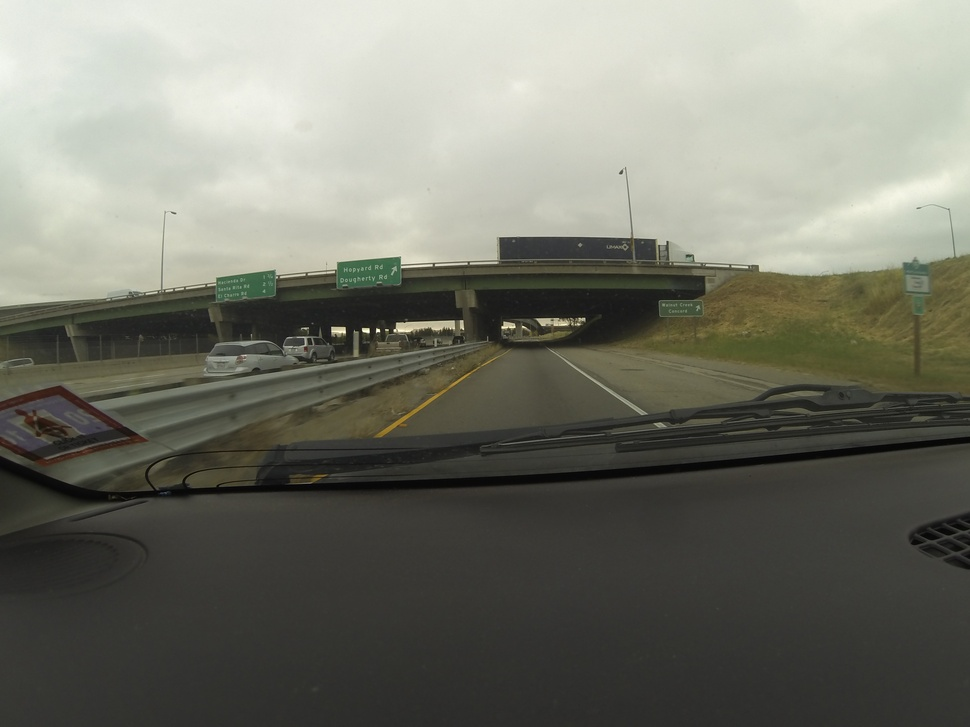
//> input picture G0014107.JPG, 970 x 727 px, shrunk from 4000 x 3000 before the run
$ ./findrect   (built with g++ and OpenCV 4)
//> lines starting //> are read from the running program, lines starting //| are printed output that depends on the picture; after the words box and inside, x2 and y2 are one past the last pixel; in counts of white or black regions, pixels touching at a corner belong together
#include <stdio.h>
#include <iostream>
#include <cv.h>
#include <highgui.h>

#include "opencv2/core/core.hpp"
#include "opencv2/features2d/features2d.hpp"
#include "opencv2/highgui/highgui.hpp"
#include "opencv2/calib3d/calib3d.hpp"
#include "opencv2/nonfree/nonfree.hpp"
using namespace cv;

const float kRescaleFactor = 0.35;

int main()
{
    cv::Mat input = cv::imread("../G0014107.JPG");
//> input is the input picture: 727 rows x 970 cols, CV_8UC3; mean B, G, R 107.3, 118.1, 117.2

    // convert to grayscale (you could load as grayscale instead)
    cv::Mat gray;
    cv::cvtColor(input,gray, CV_BGR2GRAY);
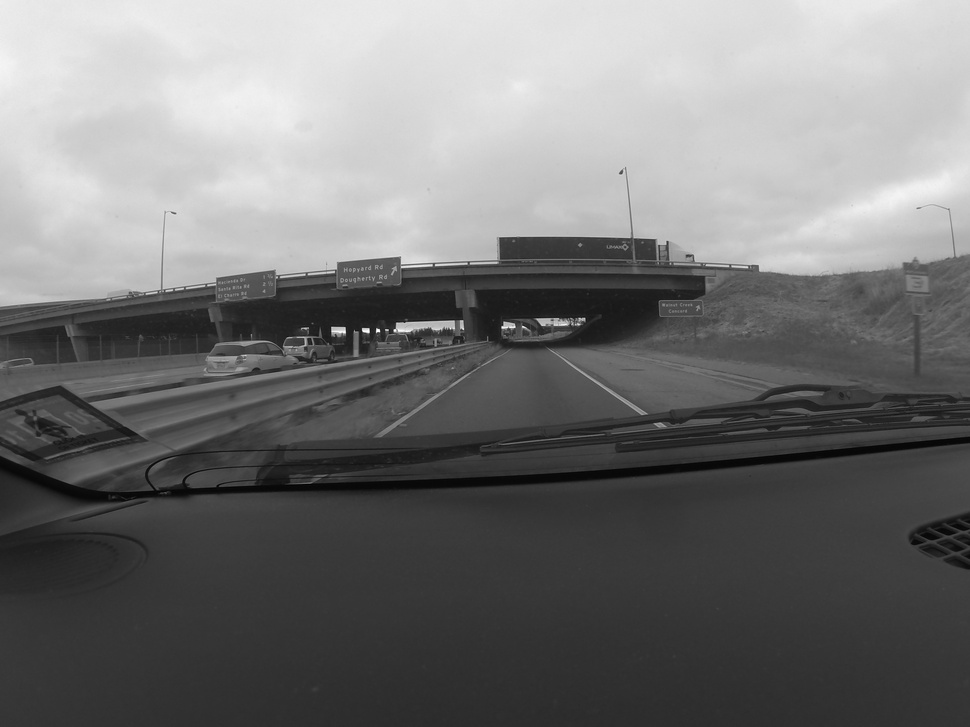
//> gray: 727 rows x 970 cols, CV_8UC1; min 1, max 253, mean 116.7

    // compute mask (you could use a simple threshold if the image is always as good as the one you provided)
    cv::Mat mask;
    cv::threshold(gray, mask, 0, 255, CV_THRESH_BINARY_INV | CV_THRESH_OTSU);
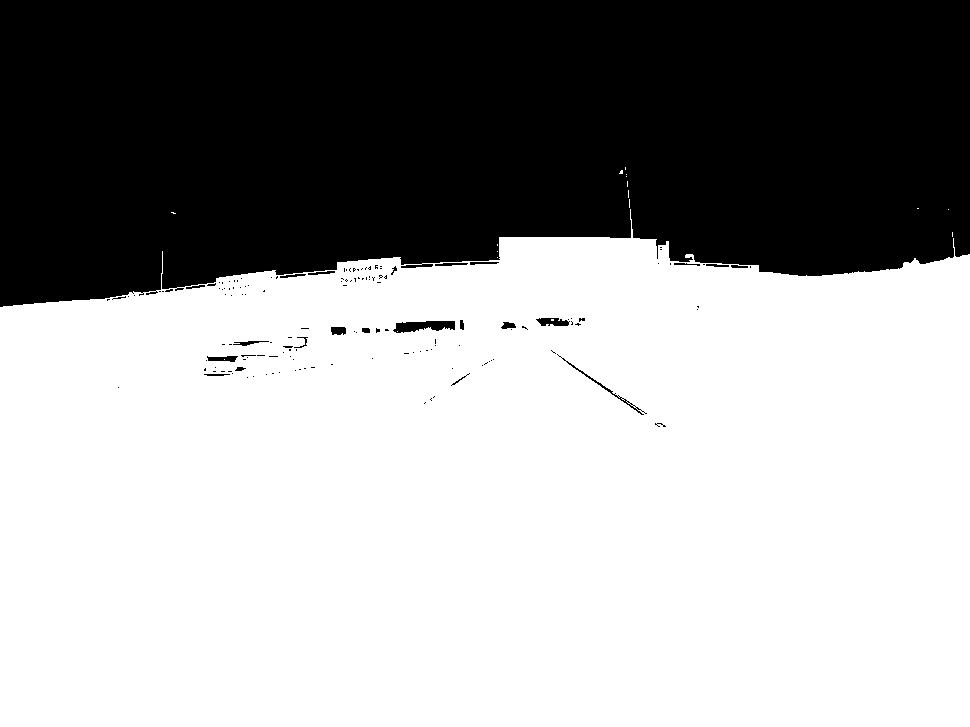
//> mask: 727 rows x 970 cols, CV_8UC1; 62.8% white; 151 black regions (128 under 20 px)

    // find contours (if always so easy to segment as your image, you could just add the black/rect pixels to a vector)
    std::vector<std::vector<cv::Point> > contours;
    std::vector<cv::Vec4i> hierarchy;
    cv::findContours(mask,contours, CV_RETR_EXTERNAL, CV_CHAIN_APPROX_SIMPLE);
//> contours = 15 contours, 14 with area under 20; largest, box (x1, y1, x2, y2) and area: (0, 209, 970, 727) 443676

    /// Draw contours and find biggest contour (if there are other contours in the image, we assume the biggest one is the desired rect)
    // drawing here is only for demonstration!
    int biggestContourIdx = -1;
    float biggestContourArea = 0;
    cv::Mat drawing = cv::Mat::zeros( mask.size(), CV_8UC3 );
    for( int i = 0; i< contours.size(); i++ )
    {
        cv::Scalar color = cv::Scalar(0, 100, 0);
        drawContours( drawing, contours, i, color, 1, 8, hierarchy, 0, cv::Point() );

        float ctArea= cv::contourArea(contours[i]);
        if(ctArea > biggestContourArea)
        {
            biggestContourArea = ctArea;
            biggestContourIdx = i;
        }
    }
//> this loop made 15 passes
//> (ctArea, biggestContourArea) on pass 7: (443676.5, 443676.5)
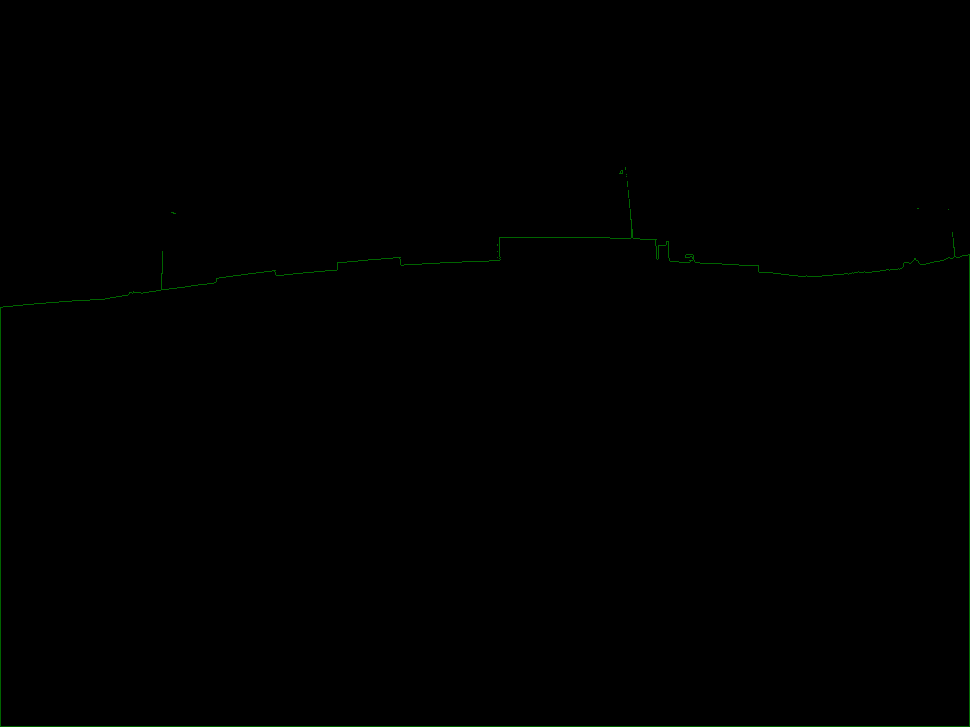
//> drawing: 727 rows x 970 cols, CV_8UC3; mean B, G, R 0, 0.4, 0
//> after the loop, biggestContourArea = 443676.5; biggestContourIdx = 6

    // if no contour found
    if(biggestContourIdx < 0)
    {
        std::cout << "no contour found" << std::endl;
        return 1;
    }

    // compute the rotated bounding rect of the biggest contour! (this is the part that does what you want/need)
    cv::RotatedRect boundingBox = cv::minAreaRect(contours[biggestContourIdx]);
//> boundingBox = centre (484.5, 467.5), size (517, 969), angle -90
    // one thing to remark: this will compute the OUTER boundary box, so maybe you have to erode/dilate if you want something between the ragged lines


    // draw the rotated rect
    cv::Point2f corners[4];
    boundingBox.points(corners);
//> corners = 4 Points (x, y): [969, 726], [0, 726], [0, 209], [969, 209]
    cv::line(drawing, corners[0], corners[1], cv::Scalar(255,255,255));
    cv::line(drawing, corners[1], corners[2], cv::Scalar(255,255,255));
    cv::line(drawing, corners[2], corners[3], cv::Scalar(255,255,255));
    cv::line(drawing, corners[3], corners[0], cv::Scalar(255,255,255));
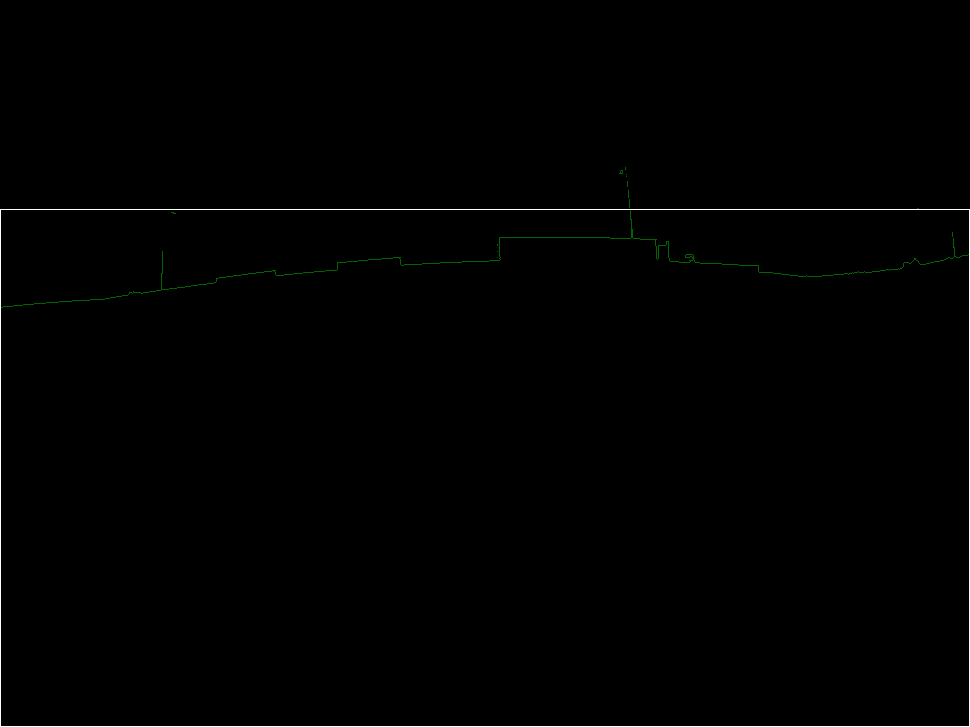
//> drawing: 727 rows x 970 cols, CV_8UC3; mean B, G, R 1.1, 1.3, 1.1

    // display
    cv::imshow("input", input);
    cv::imshow("drawing", drawing);
    cv::waitKey(0);

    cv::imwrite("rotatedRect.png",drawing);

    return 0;
}

$ run again, with G0014083.JPG copied over G0014107.JPG
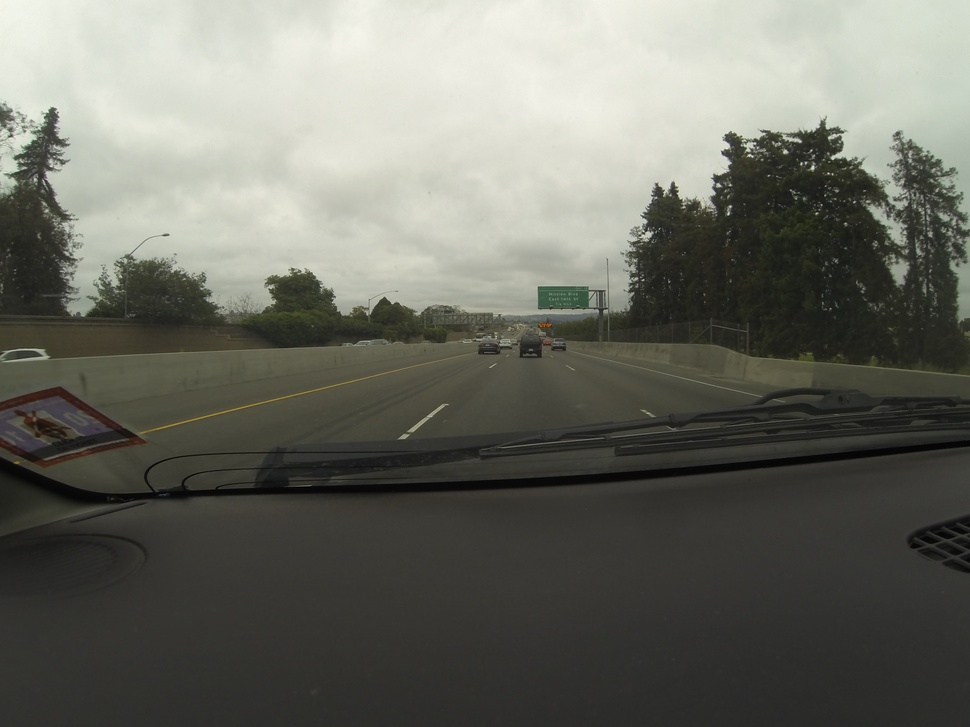
//> input picture G0014083.JPG, 970 x 727 px, shrunk from 4000 x 3000 before the run
//> input is the input picture: 727 rows x 970 cols, CV_8UC3; mean B, G, R 99.7, 108.4, 107.5
//> `cv::threshold(gray, mask, 0, 255, CV_THRESH_BINARY_INV | CV_THRESH_OTS..`:
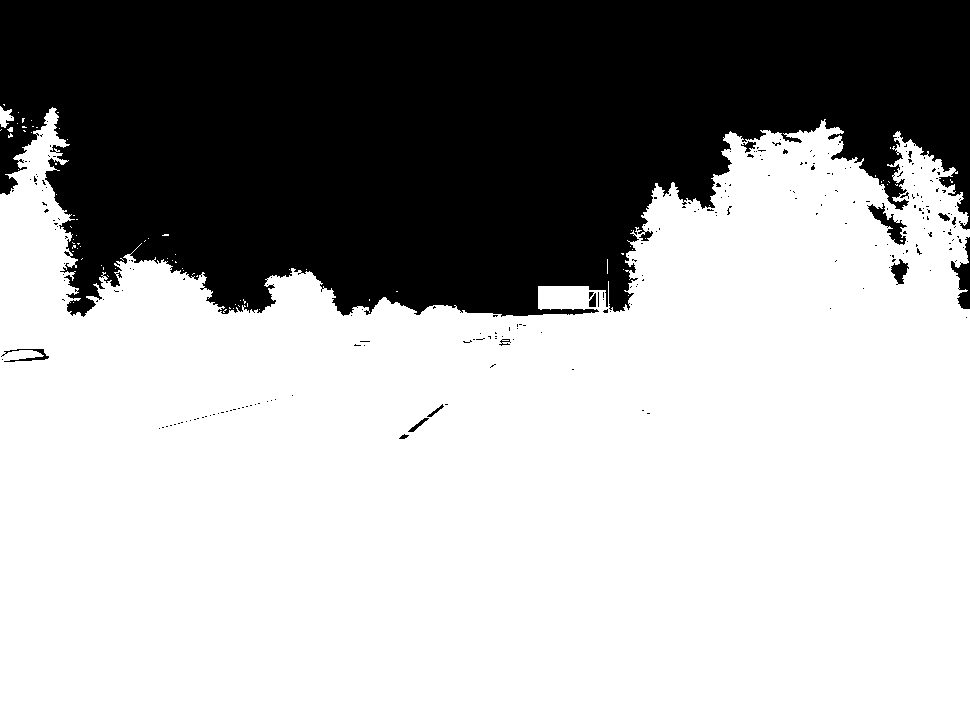
//> mask: 727 rows x 970 cols, CV_8UC1; 66.5% white; 251 black regions (236 under 20 px)
//> contours = 81 contours, 79 with area under 20; largest, box (x1, y1, x2, y2) and area: (0, 107, 970, 727) 468138, (0, 106, 14, 128) 146
//> the loop `for( int i = 0; i< contours.size(); i++ )` made 81 passes
//> (ctArea, biggestContourArea) on pass 79: (468138, 468138)
//> after the loop `for( int i = 0; i< contours.size(); i++ )`: biggestContourArea = 468138; biggestContourIdx = 78
//> boundingBox = centre (484.5, 416.5), size (619, 969), angle -90
//> corners = 4 Points (x, y): [969, 726], [0, 726], [0, 107], [969, 107]
//> `cv::line(drawing, corners[3], corners[0], cv::Scalar(255,255,255));`:
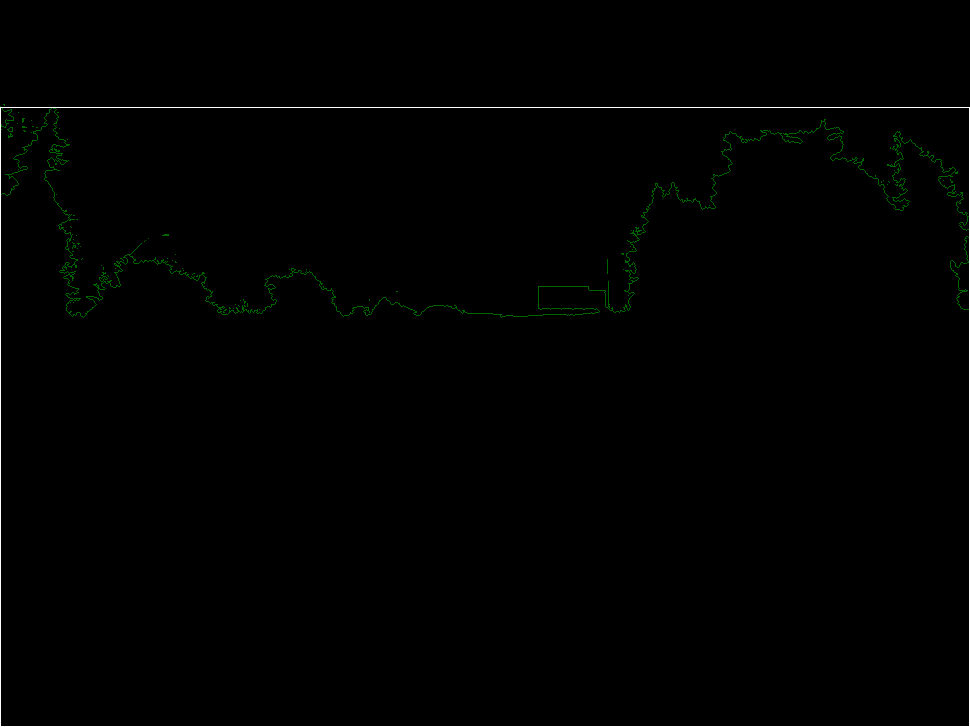
//> drawing: 727 rows x 970 cols, CV_8UC3; mean B, G, R 1.1, 1.7, 1.1
